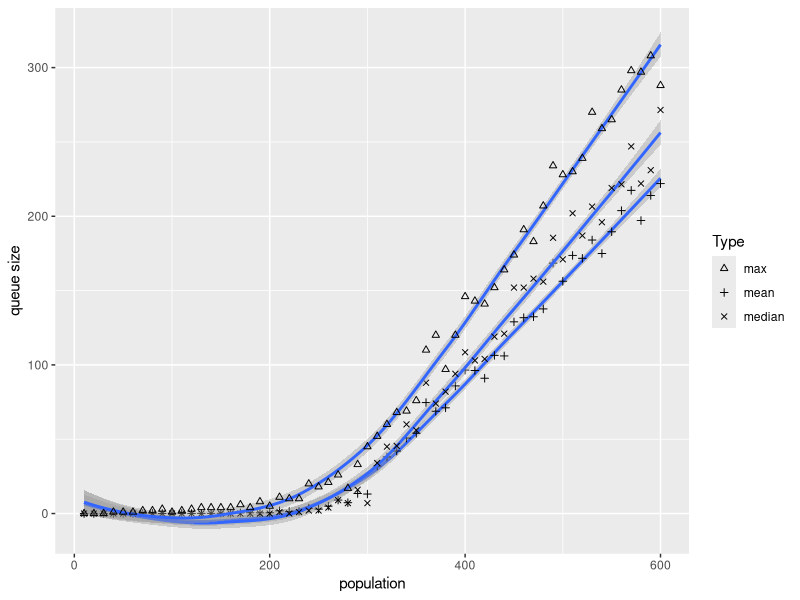
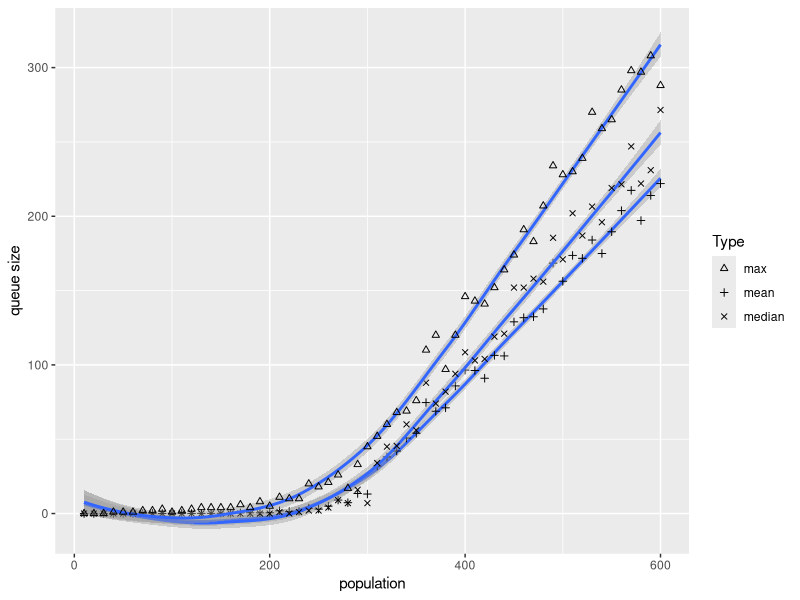

Reproduce these figures in R, in order.
library(ggplot2)

data <- read.table("result_ws_simu1.csv", header=TRUE, sep=",")
mean <- colMeans(data)
median <- apply(data,2,median) # データ、行or列、呼び出す関数
max <- apply(data,2,max)
df <- data.frame(population=seq(from=10,to=600,by=10), mean=mean, median=median,max=max)

p <- ggplot(data = df) + scale_shape_manual(name="Type", values=c(2,3,4)) +
    geom_smooth(aes(x = population, y = mean)) +
    geom_point(aes(x = population, y = mean, shape = "mean")) +
    geom_smooth(aes(x = population, y = median)) +
    geom_point(aes(x = population, y = median, shape = "median")) +
    geom_smooth(aes(x = population, y = max)) +
    geom_point(aes(x = population, y = max, shape = "max")) +
    scale_y_continuous("queue size") +
    scale_x_continuous("population")

print(p)
ggsave(file = "result_ws_simu1.png", plot = p)

dev.off()